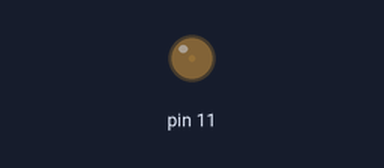
The sketch below on a simulated Arduino Uno, built with avr-gcc and run on an emulated ATmega328P. On the bench: output pins drawn as LEDs (lit = HIGH).

Above: at 0.05 s.
At 1.15 s:
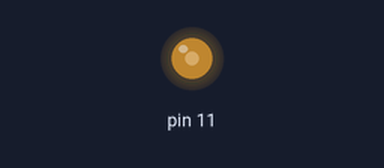
At 2.3 s:
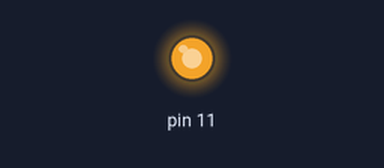
At 4.6 s:
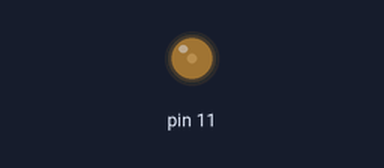
Timing chart, 0 to 6.7 s (numbered marks = the images above):
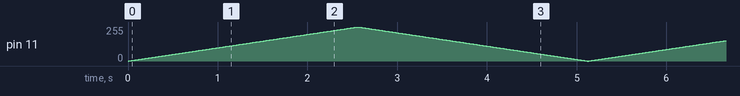

The sketch:

Arduino_Maker_02-2.ino
```cpp
void setup() {
  // put your setup code here, to run once:

}

void loop() {
  // put your main code here, to run repeatedly:
  for(int i=0; i<256; i++)
  {
    analogWrite(11,i);
    delay(10);
  }

  for(int i = 255; i>-1;i--)
  {
    analogWrite(11,i);
    delay(10);
  }
}
```
